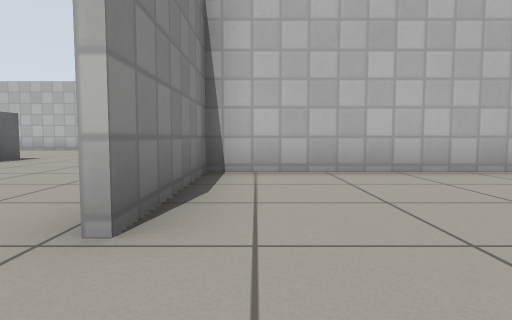
View 1 (above)

21 first-person views from a walk through a Gazebo world. The camera is 0.5 m above the floor, tilts 4° down and sees 75° across. The floor is counted in squares, 1 m on a side. Each view is taken from the middle of a square. On the plan, view 1 faces up. The plan holds only what a view shows up to about 9 squares ahead; the rest is blank. Simple patterns stand in for the simulator's built-in surfaces.

View 2
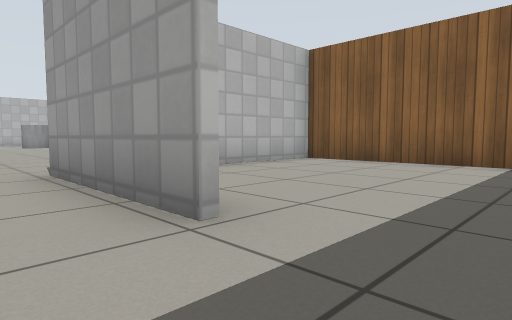

View 3
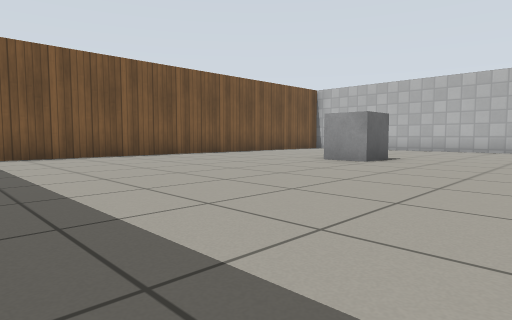

View 4
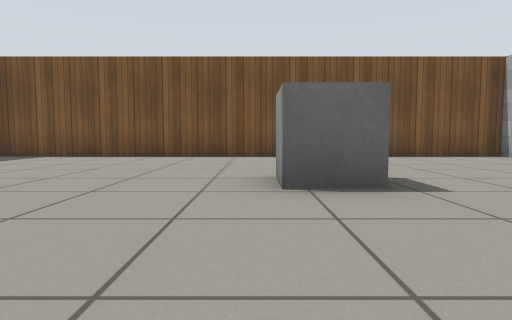

View 5
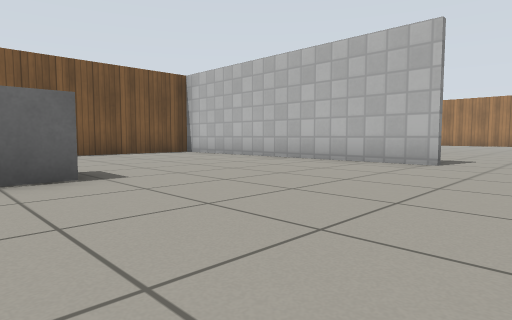

View 6
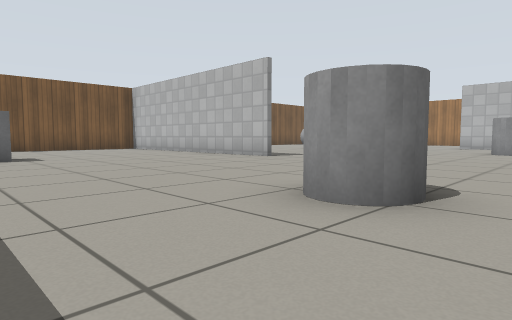

View 7
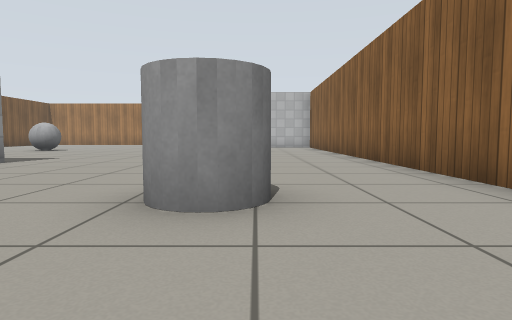

View 8
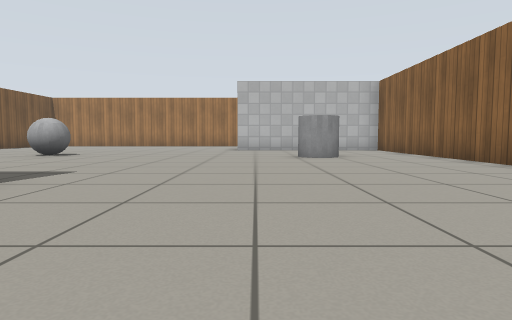

View 9
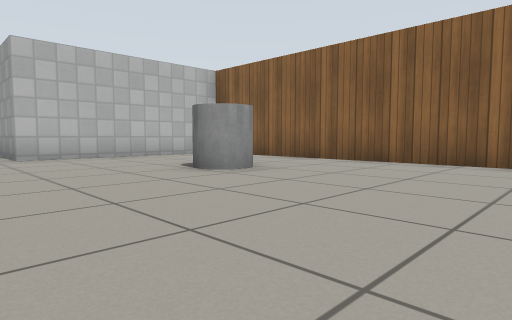

View 10
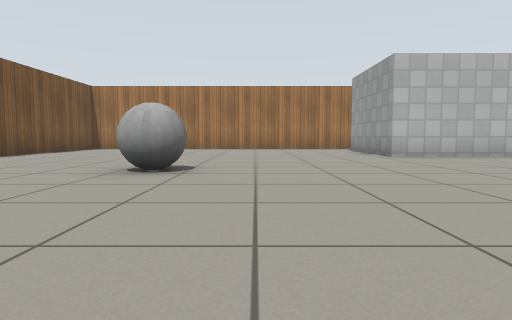

View 11
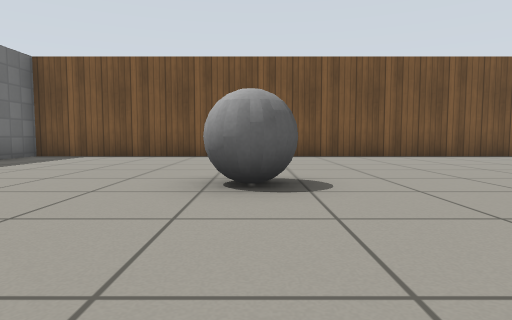

View 12
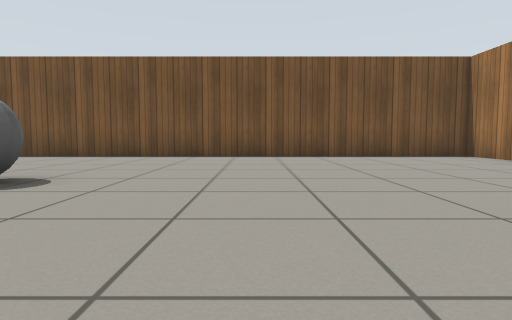

View 13
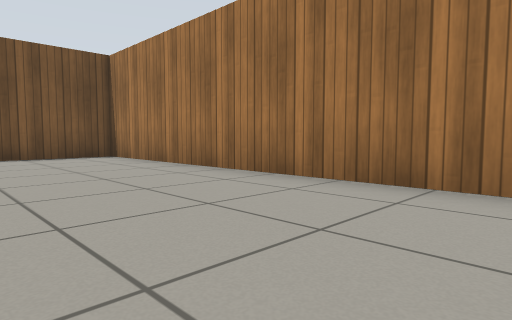

View 14
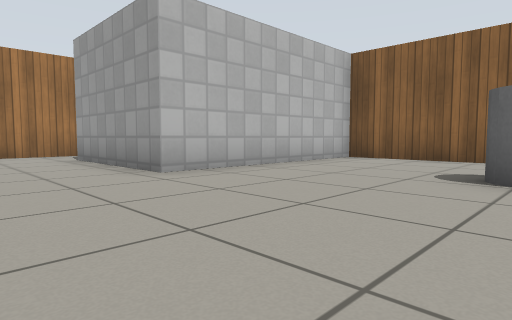

View 15
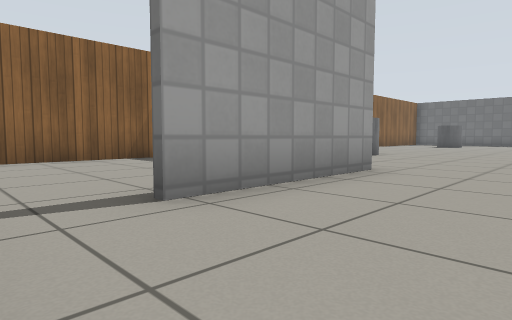

View 16
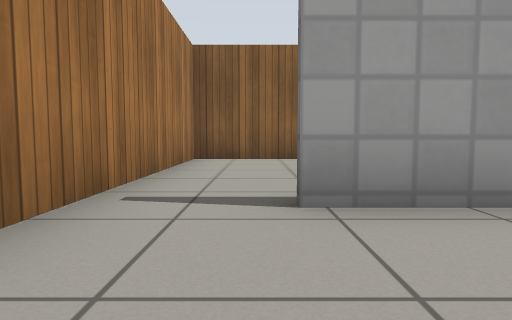

View 17
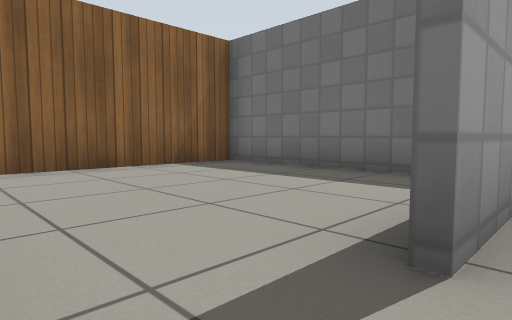

View 18
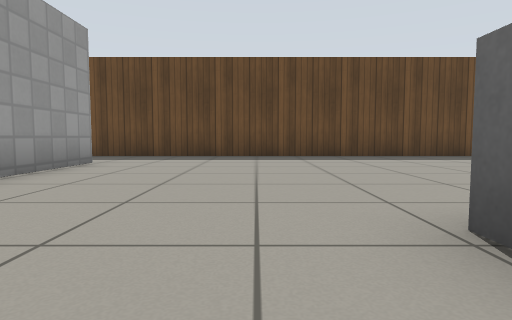

View 19
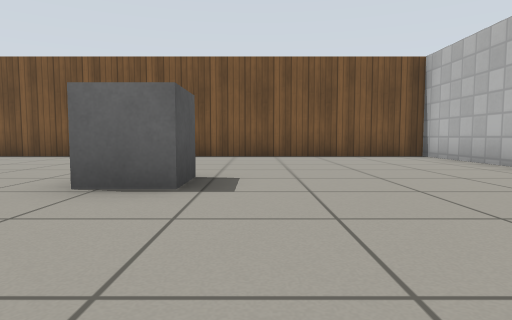

View 20
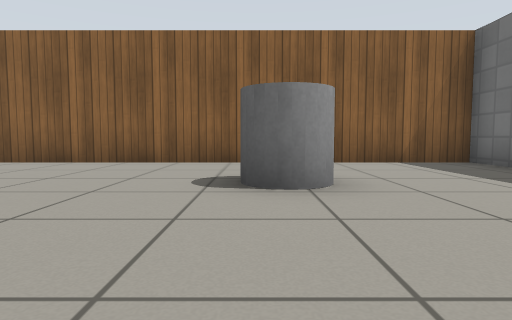

View 21
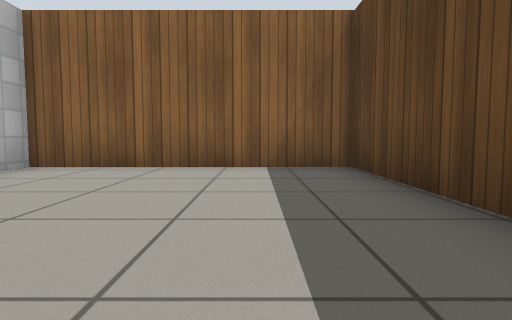

### Floor plan
Ten units are one square. View 1 is at (0, 0); x grows to the right and y downward. Boxes are objects, and circles mark ways between rooms. Rooms are numbered by the first view taken in them; rooms with no view inside come last. Other rooms are left out.
<svg viewBox="-111 -269 161 280">
<path fill="none" stroke="#000" d="M45 -47 -7 -47 -7 -15M-16 6 44 6 44 -49M-27 -123 -106 -123M-106 -124 -92 -124M34 -49 45 -49M44 -49 44 -209M45 -212 -7 -212 -7 -248M-9 -15 -9 -49M-16 -264 -105 -264 -105 6M-96 6 -16 6M6 -213 45 -213M44 -209 44 -264 -16 -264"/>
<rect x="-65" y="-75" width="20" height="20" fill="#bbb"><title>grey box</title></rect>
<rect x="-65" y="-185" width="20" height="10" fill="#bbb"><title>grey ball</title></rect>
<rect x="5" y="-95" width="20" height="20" fill="#bbb"><title>grey cylinder</title></rect>
<rect x="5" y="-185" width="20" height="20" fill="#bbb"><title>grey cylinder</title></rect>
<circle cx="-10" cy="-5" r="3" fill="#2a7"/>
<circle cx="-10" cy="-255" r="3" fill="#2a7"/>
<text x="20" y="-20">1</text>
<text x="-40" y="-130">2</text>
<text x="20" y="-240">3</text>
</svg>
Room 1 opens to room 2. Room 2 opens to room 3.

Where each view was taken, in squares from view 1:
view 1: 0 up, 0 right, facing up
view 2: 0 up, 2 left, facing up-right
view 3: 0 up, 2 left, facing up-left
view 4: 6 up, 2 left, facing left
view 5: 6 up, 1 left, facing up-left
view 6: 6 up, 3 right, facing up-left
view 7: 6 up, 2 right, facing up
view 8: 9 up, 0 right, facing up
view 9: 13 up, 2 left, facing up-right
view 10: 13 up, 4 left, facing up
view 11: 18 up, 2 left, facing left
view 12: 21 up, 2 left, facing left
view 13: 23 up, 2 left, facing up-left
view 14: 17 up, 3 left, facing up-right
view 15: 26 up, 3 left, facing down-right
view 16: 25 up, 3 left, facing right
view 17: 26 up, 1 left, facing down-right
view 18: 8 up, 4 left, facing down
view 19: 8 up, 2 left, facing left
view 20: 9 up, 2 left, facing right
view 21: 1 up, 1 left, facing right
